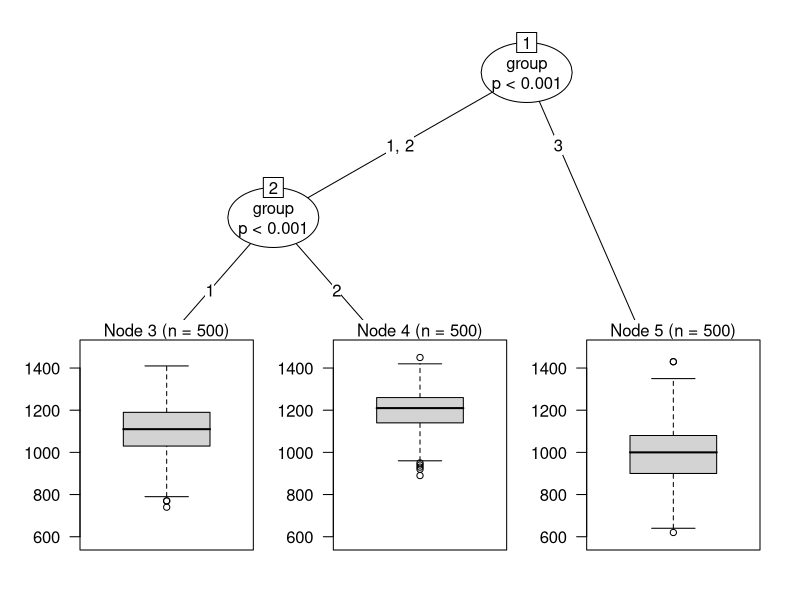
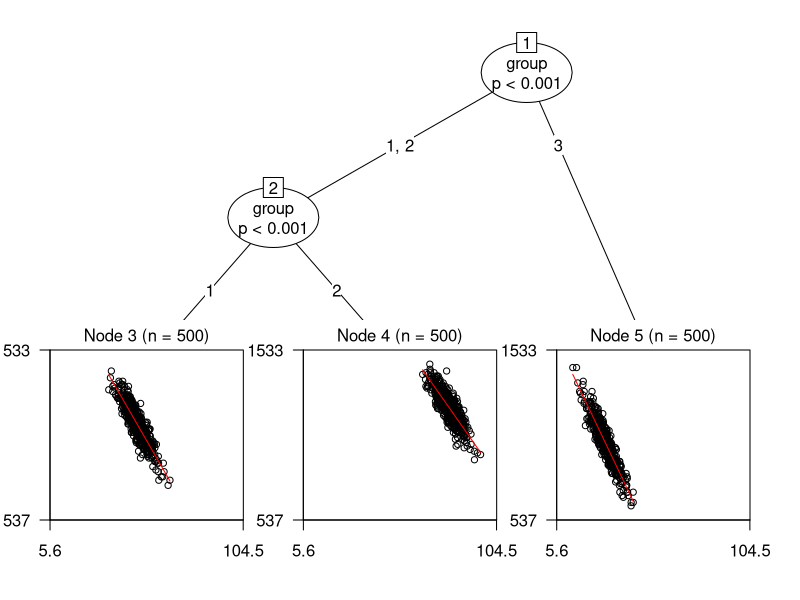
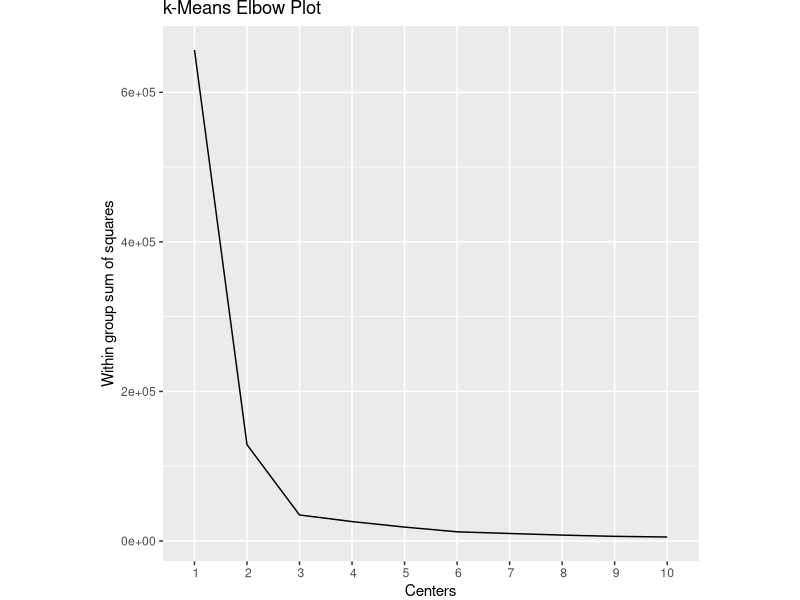
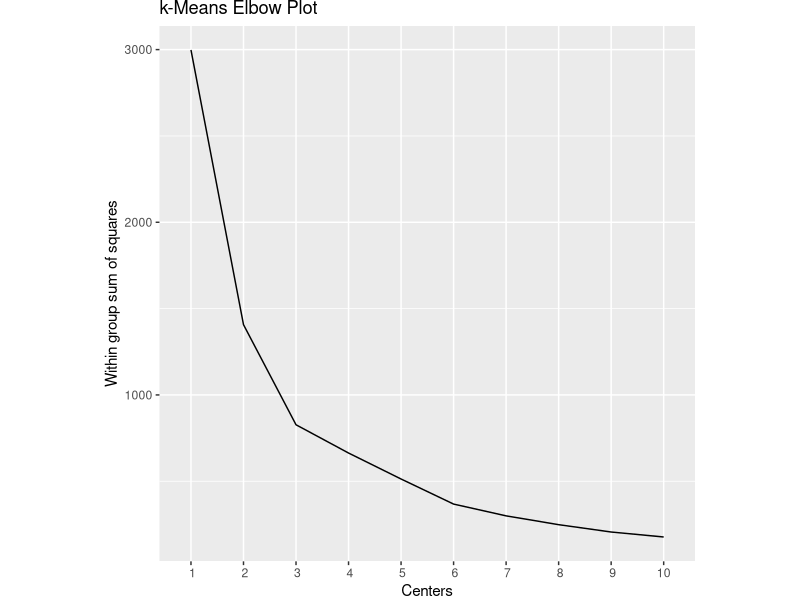

These charts were generated, in order, by the following R code:
library(data.table)
library(dplyr)
library(partykit)
library(plm)
library(ggplot2)


#1
n <- 500
set.seed(75080)

z   <- rnorm(n)
w   <- rnorm(n)
x   <- 5*z + 50
y   <- -100*z+ 1100 + 50*w
y   <- 10*round(y/10)
y   <- ifelse(y<200,200,y)
y   <- ifelse(y>1600,1600,y)
data1 <- data.table('id'=1:500,'sat'=y,'income'=x,'group'=rep(1,n))

z   <- rnorm(n)
w   <- rnorm(n)
x   <- 5*z + 80
y   <- -80*z+ 1200 + 50*w
y   <- 10*round(y/10)
y   <- ifelse(y<200,200,y)

y   <- ifelse(y>1600,1600,y)
data2 <- data.table('id'=501:1000,'sat'=y,'income'=x,'group'=rep(2,n))

z   <- rnorm(n)
w   <- rnorm(n)
x   <- 5*z + 30
y   <- -120*z+ 1000 + 50*w
y   <- 10*round(y/10)
y   <- ifelse(y<200,200,y)
y   <- ifelse(y>1600,1600,y)
data3 <- data.table('id'=1001:1500,'sat'=y,'income'=x,'group'=rep(3,n))

dtable <- merge(data1    ,data2, all=TRUE)
dtable <- merge(dtable ,data3, all=TRUE)

#We can observe that thare are three set of groups and The data generating process is done using three groups. There are  lower,middle,higher income groups , Within every group,SAT score is negatively related to income level. 
#but in Between groups, the effect might  be different, which is  not  obvious from  data generating process.

#############################################

#2
dtable$group <- as.factor(dtable$group)
dtable$iid <- 1:1500

pooled <- lm(sat~income,data=dtable)
within <- lm(sat~income+group-1,data=dtable)
modelv1 <- lm(sat~income,data=dtable[group==1])
modelv2 <- lm(sat~income,data=dtable[group==2])
modelv3 <- lm(sat~income,data=dtable[group==3])

summary(pooled)

summary(within)
summary(modelv1)
summary(modelv2)
summary(modelv3)
# As observed the  effect of income between groups on SAT is explained by the pooled model. Although it is evident that income and SAT are negatively correlated within-groups,we find that income and SAT are positively correlated in total.

#############################################

#3

ctree(sat~income+group,data=dtable)
ctree(sat~income,data=dtable)
ctree(sat~group,data=dtable)
plot(ctree(sat~group,data=dtable))
# As we can see that splitting based on income makes really does not add much of a value.  The income variable have a continuous relationship with SAT ,so the trees are very different and uncontrollable here. 
# It is better that tree here is based on the group variable.

#############################################

#4

glmtree(sat~income|group,data=dtable)
plot(glmtree(sat~income|group,data=dtable))

# After running the model we were able to draw the conclusion based on comprarission to previous ones that glmtree is perfect model as this is the data generating process, linear models based on splits defined by the three groups.
# splitting on the group variable and including income in linear modeling process is the most important to be considered.

#############################################

#5

kmeansplot <- function(wss){
  wss <- data.table('Centers'=1:NROW(wss),'wss'=wss)
  ggplot(wss,aes(x=Centers,y=wss)) + geom_line() +
    scale_y_continuous('Within group sum of squares') +
    scale_x_discrete(limits=1:10) + 
    ggtitle('k-Means Elbow Plot') +
    theme(aspect.ratio=1,plot.margin=grid::unit(c(0,0,0,0), "mm"))
}

wss <- rep(NA,10)
for(i in 1:10)
  wss[i] <- kmeans(dtable%>%select(sat,income),i,nstart=10)$tot.withinss
kmeans(dtable%>%select(sat,income),2)$centers
kmeans(dtable%>%select(sat,income),3)$centers

#Thus the optimal number of groups are 3

#############################################

#6
dtable$kmean_31 <- as.factor(kmeans(dtable%>%select(sat,income),3)$cluster)
table(dtable$kmean_31,dtable$group)

dtable$kmean_21 <- as.factor(kmeans(dtable%>%select(sat,income),2,nstart=10)$cluster)
table(dtable$kmean_21,dtable$group)

dtable$hclust <- as.factor(cutree(hclust(dtable%>%select(sat,income)%>%dist),3))
table(dtable$hclust,dtable$group)
# identification rate for kmeans (from the matrix table) : (256+343+267)/1500=57.8%
#identification rate for kmeans (from the matrix table) : (401+202+134)/1500=49.13%
#Using the kmeans, It is often almost impossible to identify the number of clusters for the data. 
# The hierarchical cluster too doesn't do well and its not better than k-cluster. 

#############################################
#7

summary(pooled <- lm(sat~income,data=dtable))
summary(model123 <- lm(sat~income+kmean_31-1,data=dtable))
summary(model223 <- lm(sat~income+kmean_21-1,data=dtable))
summary(model323 <- lm(sat~income+hclust-1,data=dtable))

#The negative relationship between income and SAT score is not reflected in these models. So we will not be able to find the relationship which was there from the data generating process.
# My prespective is that because of the fact that we did not scale the data

#############################################
#8
wss <- rep(NA,10)
for(i in 1:10)
  wss[i] <- kmeans(dtable%>%select(income),i,nstart=10)$tot.withinss
kmeansplot(wss)


kmeans(dtable%>%select(income),2)$centers
dtable$kmean_21 <- as.factor(kmeans(dtable%>%select(income),2)$cluster)
table(dtable$kmean_21,dtable$group)
summary(table(dtable$kmean_21,dtable$group) )

kmeans(dtable%>%select(income),3)$centers
dtable$kmean_31 <- as.factor(kmeans(dtable%>%select(income),3)$cluster)
table(dtable$kmean_31,dtable$group)


summary(modelh123 <- lm(sat~income+kmean_21-1,data=dtable))

summary(modelh223 <- lm(sat~income+kmean_31-1,data=dtable))

#The K3 means reflects the negative relationship between and SAT score. 
# identification rate for kmeans (from the matrix table) we find : (489+500+484)/1500=98.2% Which is very good. 
# As we can observe the estimation accuracy is 98.2%

#############################################
#9
wss <- rep(NA,10)
for(i in 1:10)
  wss[i] <- kmeans(dtable%>%select(sat,income)%>%scale,i,nstart=10)$tot.withinss
kmeansplot(wss)

kmeans(dtable%>%select(income,sat)%>%scale,3)$centers
dtable$kmean_311 <- as.factor(kmeans(dtable%>%select(income,sat)%>%scale,3,nstart=10)$cluster)
table(dtable$kmean_311,dtable$group)

summary(modeli1 <- lm(sat~income+kmean_311-1,data=dtable))

#As we can see that after including the scaling, we can find the negative relationship. 
#Caluclating identification rate for kmeans (from the matrix table) : (371+500+330)/1500=80% W
#The estimation accuracy is 80% which is not as good as what we did when running the kmeans estimation using only the income variable. 
